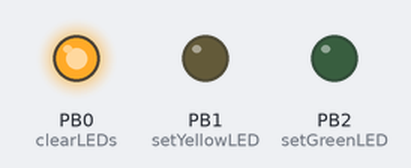
Bench run of a program on a simulated ATmega8, built with avr-gcc and emulated at 1 MHz. Parts: output pins drawn as LEDs (lit = HIGH).

Above: at 0.1 s.
At 1.3 s:
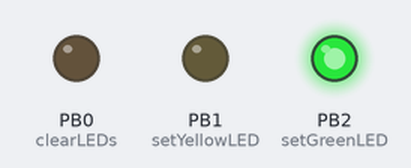
At 2.7 s:
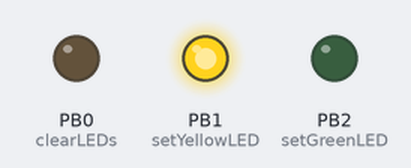
Timing chart, 0 to 3.0 s (numbered marks = the images above):
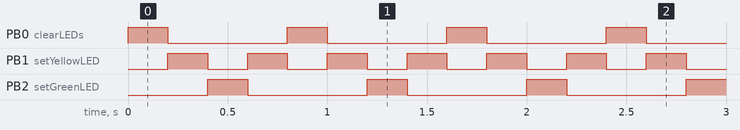

The program:

main.c
```c
/*
 * Prak2_arch.c
 *
 * Created: 16.10.2019 10:41:25
 * Author : bh8332s
 */

#include <avr/io.h>
#define F_CPU 1000000UL
#include <util/delay.h>

/*
Ablauf: -> unelegant
PB2 	PB1 	PB0
0		0		1
0		1		0
1		0		0
0		1		0
_______
0		0		1
...

Ablauf:	-> mittelelegant
PB2		PB1		PB0
0		0		0
0		0		1
0		1		1

*/

void unelegant(){
		PORTB ^= (1 << PB0);		//			0	0	1
		_delay_ms(200);
		PORTB ^= (1 << PB1) | (1 << PB0);//		0	1	0
		_delay_ms(200);
		PORTB ^= (1 << PB2) | (1 << PB1);//		1 	0	0
		_delay_ms(200);
		PORTB ^= (1 << PB2) | (1 << PB1);//		0	1	0
		_delay_ms(200);
		PORTB ^= (1 << PB1);			//		0	0	0
}

void clearLEDs(){
	//PORTB ^= PORTB;			//		0	0	0
	PORTB &= (1 << PB0) & (1 << PB1) & (1 << PB2);
	//negieren = ~
}

void setRedLED(){
	PORTB ^= (1 << PB0);		//			0	0	1
	_delay_ms(200);
	clearLEDs();
}

void setYellowLED(){
	PORTB ^= (1 << PB1);//		0	1	0
	_delay_ms(200);
	clearLEDs();
}

void setGreenLED(){
	PORTB ^= (1 << PB2);//		1 	0	0
	_delay_ms(200);
	clearLEDs();
}

int main(void)
{
    DDRB |= (1 << PB0) | (1 << PB1) | (1 << PB2);	//PB0 als Ausgang setzten -> 1
	int flag = 1;
	while(1){
							//PORTB		0	0	0
		if(flag){
			setRedLED();
			flag = 0;
		}else{
			setGreenLED();
			flag = 1;
		}

		setYellowLED();
	}
	return 0;
}
```

Measured:
- by itself, PB0 (clearLEDs), PB2 (setGreenLED): alternates HIGH for 0.20 s and LOW for 0.60 s
- by itself, PB1 (setYellowLED): alternates HIGH for 0.20 s and LOW for 0.20 s
- by itself, everything shown: repeats every 0.80 s, in 4 steps
